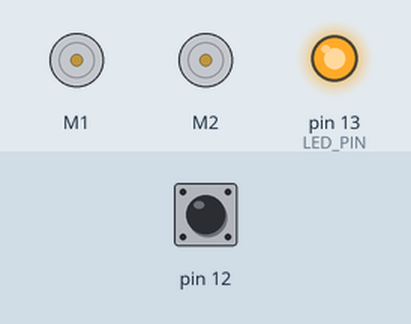
Recording of a sketch running on a simulated Arduino Uno, built with avr-gcc and run on an emulated ATmega328P. Parts: 2 × DC motor (green arrow = forward, orange = backward, longer = faster), output pins drawn as LEDs (lit = HIGH). The test bench sets the inputs (shaded band); at power-on: pin 12 HIGH. What the sketch prints to the serial monitor is not drawn.

Above: at 1.2 s.
1.3 s: pin 12 pulled LOW for 0.15 s
At 2.2 s:
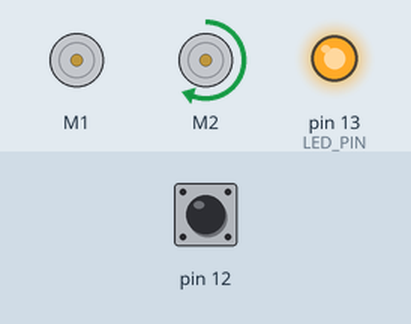
2.9 s: pin 12 pulled LOW for 1 s
6.9 s: pin 12 pulsed LOW 2 times (0.12 s each, 0.3 s apart)
10.5 s: pin 12 pulsed LOW 5 times (0.12 s each, 0.3 s apart)
Timing chart, 0 to 13.5 s (numbered marks = the images above; inputs shaded):
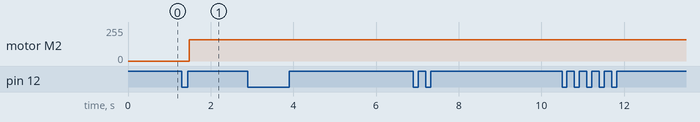

Measured:
- after the input at 1.3 s, motor M2: stopped → forward 159/255 after 0.18 s
- after the input at 2.9 s, every drawn part: stays the same
- after the input at 6.9 s, every drawn part: stays the same
- after the input at 10.5 s, every drawn part: stays the same

The sketch:

SingleMotorTurn.ino
```cpp
#include <Wire.h>
#include <ZumoShield.h>

#define LED_PIN 13

ZumoMotors motors;
Pushbutton button(ZUMO_BUTTON);

int speed = 250;

void setup(){
  Serial.begin(9600);

  pinMode(LED_PIN, OUTPUT);
  digitalWrite(LED_PIN, 1); // Turn the LED on

  //motors.flipLeftMotor(true);
  //motors.flipRightMotor(true);
}

void loop(){
  // If button is not pressed we won't continue
  Serial.println("Press the button to continue!");
  if (!button.getSingleDebouncedRelease()){
    return;
  }

  // single-motor turn
  motors.setSpeeds(0, speed);
  delay(500);
}
```
